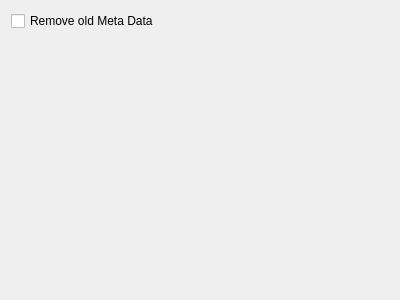
<?xml version="1.0" encoding="UTF-8"?>
<ui version="4.0">
 <class>ConfigNepomukPipe</class>
 <widget class="QWidget" name="ConfigNepomukPipe">
  <property name="geometry">
   <rect>
    <x>0</x>
    <y>0</y>
    <width>400</width>
    <height>300</height>
   </rect>
  </property>
  <property name="windowTitle">
   <string>Form</string>
  </property>
  <layout class="QVBoxLayout" name="verticalLayout">
   <item>
    <widget class="QCheckBox" name="kcfg_RemoveOldData">
     <property name="text">
      <string>Remove old Meta Data</string>
     </property>
    </widget>
   </item>
   <item>
    <spacer name="verticalSpacer">
     <property name="orientation">
      <enum>Qt::Vertical</enum>
     </property>
     <property name="sizeHint" stdset="0">
      <size>
       <width>20</width>
       <height>264</height>
      </size>
     </property>
    </spacer>
   </item>
  </layout>
 </widget>
 <resources/>
 <connections/>
</ui>
